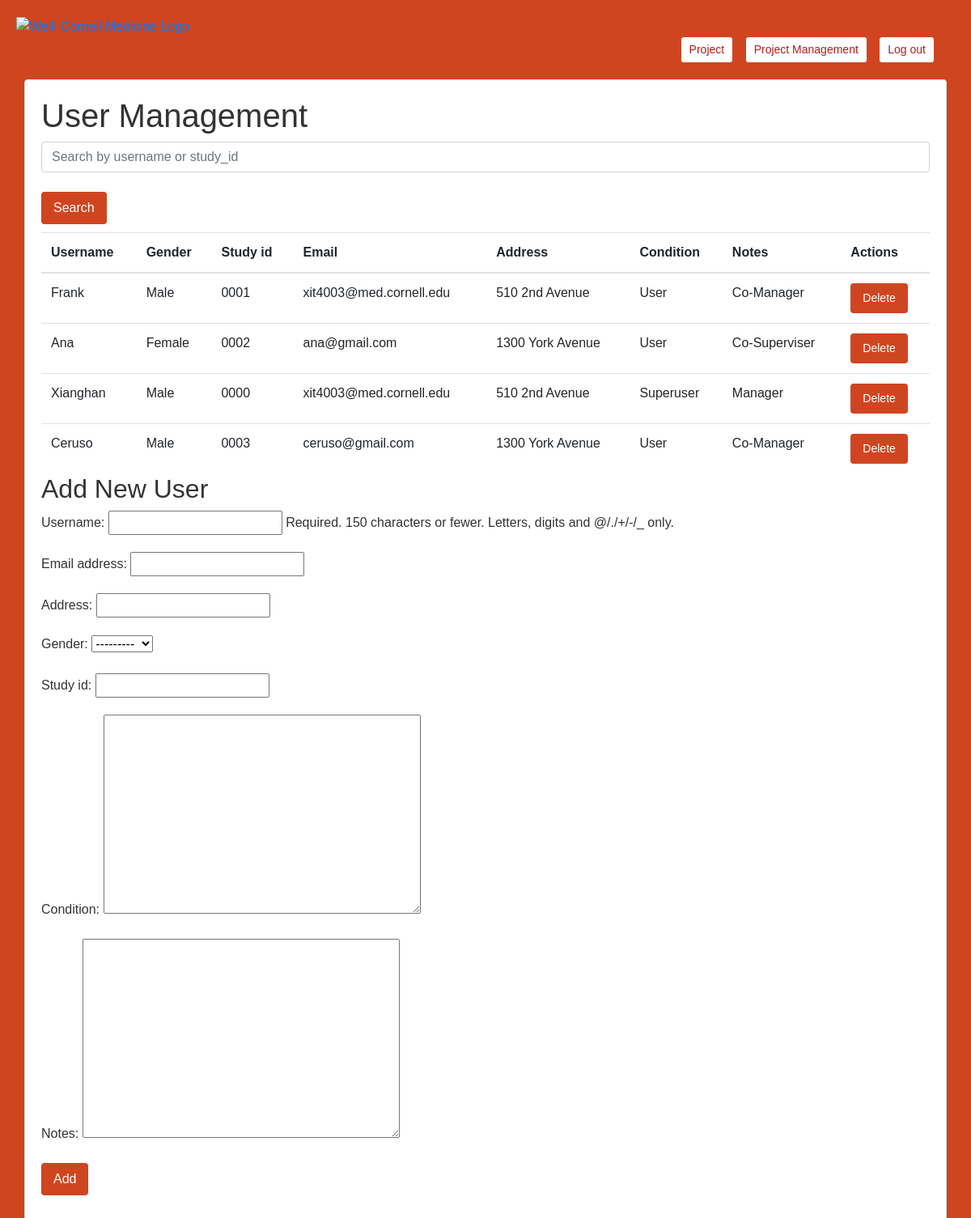
/users/ (signed in), run on an earlier commit of the app's database.
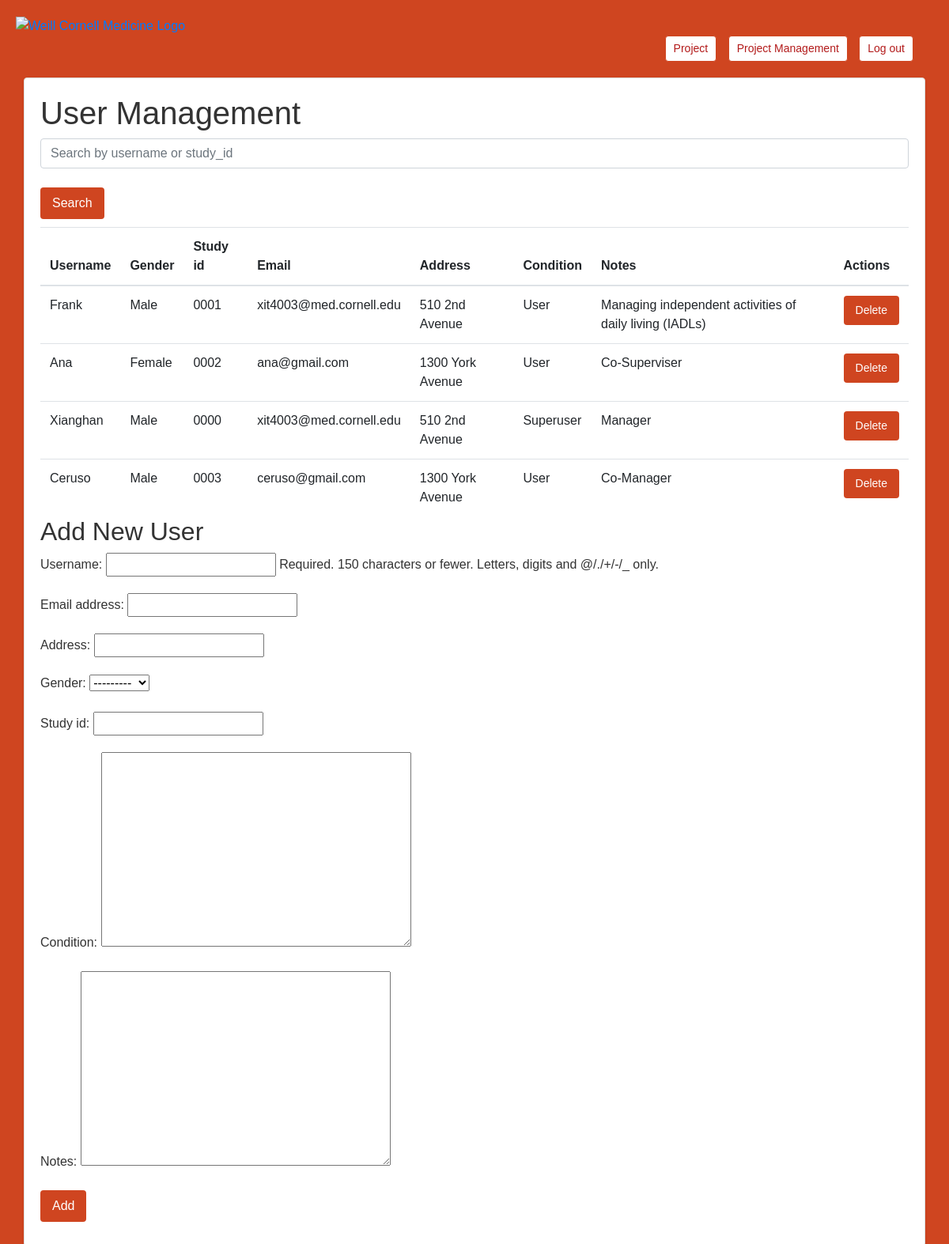
And on a later commit of the database.
### projects/models.py (models this page shows)
class CustomUser(AbstractUser):
    GENDER_CHOICES = (
        ('Male', 'Male'),
        ('Female', 'Female'),
        ('Other', 'Other'),
    )
    address = models.CharField(max_length=255)
    gender = models.CharField(max_length=10, choices=GENDER_CHOICES)
    study_id = models.CharField(max_length=50)
    condition = models.TextField()
    notes = models.TextField()

### projects/views.py (the view)
# urls.py: path('users/', views.user_management, name='user_management'),
@login_required
def user_management(request):
    if request.method == 'POST':
        form = CustomUserForm(request.POST)
        if form.is_valid():
            form.save()
            return redirect('user_management')
    else:
        form = CustomUserForm()
    query = request.GET.get('search', '')
    if query:
        users = CustomUser.objects.filter(Q(username__icontains=query) | Q(study_id__icontains=query))
    else:
        users = CustomUser.objects.all()
    context = {
        'form': form,
        'users': users
    }
    return render(request, 'user_management.html', context)

### projects/forms.py
class CustomUserForm(forms.ModelForm):
    class Meta:
        model = CustomUser
        fields = ['username', 'email', 'address', 'gender', 'study_id', 'condition', 'notes']

### projects/templates/user_management.html (shortened to what this page needs)
<!DOCTYPE html>
<html lang="en">
<head>
    <link rel="stylesheet" href="https://maxcdn.bootstrapcdn.com/bootstrap/4.5.2/css/bootstrap.min.css">
    {% load static %}
    <link rel="stylesheet" href="{% static 'css/user_management.css' %}">
</head>
<body>
<div class="logo-container">
        <a href="{% url 'project_list' %}">
            <img src="{% static 'image/logo2.png' %}" alt="Weill Cornell Medicine Logo" height="50" />
        </a>
</div>
<div class="header-links">
    <a href="{% url 'project_list' %}" class="btn btn-secondary btn-sm">Project</a>
    <a href="{% url 'project_management' %}" class="btn btn-secondary btn-sm">Project Management</a>
    <a href="{% url 'login' %}" class="btn btn-secondary btn-sm">Log out</a>
</div>
<div class="container">
<h1>User Management</h1>
<form method="get" class="form-group">
    <input type="text" name="search" placeholder="Search by username or study_id" class="form-control">
    <br>
    <button type="submit" class="btn btn-info">Search</button>
</form>
<table class="table table-hover">
    <thead>
        <tr>
            <th>Username</th>
            <th>Gender</th>
            <th>Study id</th>
            <th>Email</th>
            <th>Address</th>
            <th>Condition</th>
            <th>Notes</th>
            <th>Actions</th>
        </tr>
    </thead>
    <tbody>
        {% for user in users %}
            <tr>
                <td>{{ user.username }}</td>
                <td>{{ user.gender }}</td>
                <td>{{ user.study_id }}</td>
                <td>{{ user.email }}</td>
                <td>{{ user.address }}</td>
                <td>{{ user.condition }}</td>
                <td>{{ user.notes }}</td>
                <td>
                    <a href="{% url 'delete_user' user.id %}" class="btn btn-danger btn-sm" onclick="return confirm('Are you sure you want to delete this user?')">Delete</a>
                </td>
            </tr>
        {% endfor %}
    </tbody>
</table>
    <h2>Add New User</h2>
    <form method="post" class="form-group">
        {{ form.as_p }}
        <button type="submit" class="btn btn-info">Add</button>
    </form>
</div>
</body>
</html>

What changed in the data, as far as the page shows it:
changed CustomUser "Frank": notes "Co-Manager" → "Managing independent activities of daily living (IADLs)"
